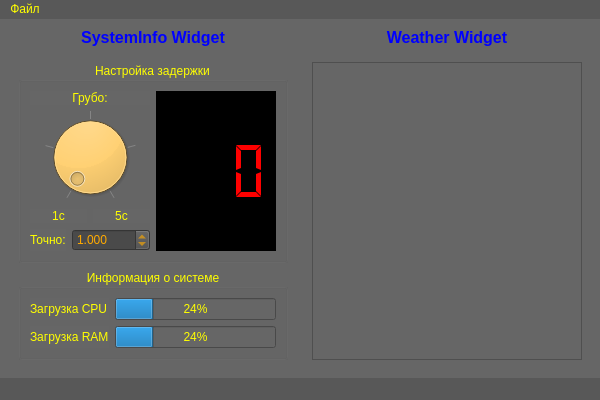
<?xml version="1.0" encoding="UTF-8"?>
<ui version="4.0">
 <class>MainWindow</class>
 <widget class="QMainWindow" name="MainWindow">
  <property name="geometry">
   <rect>
    <x>0</x>
    <y>0</y>
    <width>600</width>
    <height>400</height>
   </rect>
  </property>
  <property name="sizePolicy">
   <sizepolicy hsizetype="Preferred" vsizetype="Preferred">
    <horstretch>0</horstretch>
    <verstretch>0</verstretch>
   </sizepolicy>
  </property>
  <property name="baseSize">
   <size>
    <width>0</width>
    <height>0</height>
   </size>
  </property>
  <property name="acceptDrops">
   <bool>true</bool>
  </property>
  <property name="windowTitle">
   <string>Приложение</string>
  </property>
  <property name="toolTipDuration">
   <number>-1</number>
  </property>
  <property name="styleSheet">
   <string notr="true">background-color: rgb(102, 102, 102);
color: rgb(255, 255, 0);</string>
  </property>
  <property name="toolButtonStyle">
   <enum>Qt::ToolButtonStyle::ToolButtonIconOnly</enum>
  </property>
  <property name="documentMode">
   <bool>false</bool>
  </property>
  <property name="tabShape">
   <enum>QTabWidget::TabShape::Rounded</enum>
  </property>
  <property name="dockNestingEnabled">
   <bool>false</bool>
  </property>
  <widget class="QWidget" name="centralwidget">
   <layout class="QHBoxLayout" name="horizontalLayout_7">
    <item>
     <layout class="QVBoxLayout" name="verticalLayout_5">
      <item>
       <widget class="QLabel" name="lbl_sys_widget">
        <property name="sizePolicy">
         <sizepolicy hsizetype="Preferred" vsizetype="Fixed">
          <horstretch>0</horstretch>
          <verstretch>0</verstretch>
         </sizepolicy>
        </property>
        <property name="font">
         <font>
          <pointsize>12</pointsize>
          <bold>true</bold>
         </font>
        </property>
        <property name="styleSheet">
         <string notr="true">color: rgb(0, 0, 255);</string>
        </property>
        <property name="text">
         <string>SystemInfo Widget</string>
        </property>
        <property name="alignment">
         <set>Qt::AlignmentFlag::AlignCenter</set>
        </property>
       </widget>
      </item>
      <item>
       <widget class="QWidget" name="widget_system" native="true">
        <layout class="QHBoxLayout" name="horizontalLayout">
         <item>
          <layout class="QVBoxLayout" name="verticalLayout_4">
           <item>
            <widget class="QGroupBox" name="gb_delay_sys">
             <property name="autoFillBackground">
              <bool>false</bool>
             </property>
             <property name="styleSheet">
              <string notr="true">color: rgb(255, 255, 0);
alternate-background-color: rgb(255, 255, 0);</string>
             </property>
             <property name="title">
              <string>Настройка задержки</string>
             </property>
             <property name="alignment">
              <set>Qt::AlignmentFlag::AlignCenter</set>
             </property>
             <layout class="QHBoxLayout" name="horizontalLayout_6">
              <item>
               <layout class="QVBoxLayout" name="verticalLayout_3">
                <item>
                 <widget class="QLabel" name="lbl_rough">
                  <property name="sizePolicy">
                   <sizepolicy hsizetype="Preferred" vsizetype="Fixed">
                    <horstretch>0</horstretch>
                    <verstretch>0</verstretch>
                   </sizepolicy>
                  </property>
                  <property name="text">
                   <string>Грубо:</string>
                  </property>
                  <property name="alignment">
                   <set>Qt::AlignmentFlag::AlignCenter</set>
                  </property>
                 </widget>
                </item>
                <item>
                 <widget class="QDial" name="dial_sys">
                  <property name="styleSheet">
                   <string notr="true">background-color: rgb(255, 170, 0);</string>
                  </property>
                  <property name="minimum">
                   <number>1</number>
                  </property>
                  <property name="maximum">
                   <number>5</number>
                  </property>
                  <property name="singleStep">
                   <number>1</number>
                  </property>
                  <property name="pageStep">
                   <number>1</number>
                  </property>
                  <property name="wrapping">
                   <bool>false</bool>
                  </property>
                  <property name="notchTarget">
                   <double>5.000000000000000</double>
                  </property>
                  <property name="notchesVisible">
                   <bool>true</bool>
                  </property>
                 </widget>
                </item>
                <item>
                 <layout class="QHBoxLayout" name="horizontalLayout_5">
                  <item>
                   <widget class="QLabel" name="lbl_1sec">
                    <property name="sizePolicy">
                     <sizepolicy hsizetype="Preferred" vsizetype="Fixed">
                      <horstretch>0</horstretch>
                      <verstretch>0</verstretch>
                     </sizepolicy>
                    </property>
                    <property name="text">
                     <string>1с</string>
                    </property>
                    <property name="alignment">
                     <set>Qt::AlignmentFlag::AlignCenter</set>
                    </property>
                   </widget>
                  </item>
                  <item>
                   <widget class="QLabel" name="lbl_5sec">
                    <property name="sizePolicy">
                     <sizepolicy hsizetype="Preferred" vsizetype="Fixed">
                      <horstretch>0</horstretch>
                      <verstretch>0</verstretch>
                     </sizepolicy>
                    </property>
                    <property name="text">
                     <string>5с</string>
                    </property>
                    <property name="alignment">
                     <set>Qt::AlignmentFlag::AlignCenter</set>
                    </property>
                   </widget>
                  </item>
                 </layout>
                </item>
                <item>
                 <layout class="QHBoxLayout" name="horizontalLayout_3">
                  <item>
                   <widget class="QLabel" name="lbl_exactly">
                    <property name="sizePolicy">
                     <sizepolicy hsizetype="Preferred" vsizetype="Preferred">
                      <horstretch>0</horstretch>
                      <verstretch>0</verstretch>
                     </sizepolicy>
                    </property>
                    <property name="text">
                     <string>Точно:</string>
                    </property>
                   </widget>
                  </item>
                  <item>
                   <widget class="QDoubleSpinBox" name="spin_exactly">
                    <property name="sizePolicy">
                     <sizepolicy hsizetype="Expanding" vsizetype="Fixed">
                      <horstretch>0</horstretch>
                      <verstretch>0</verstretch>
                     </sizepolicy>
                    </property>
                    <property name="styleSheet">
                     <string notr="true">color: rgb(255, 170, 0);
background-color: rgb(74, 74, 74);
</string>
                    </property>
                    <property name="decimals">
                     <number>3</number>
                    </property>
                    <property name="minimum">
                     <double>0.100000000000000</double>
                    </property>
                    <property name="maximum">
                     <double>5.000000000000000</double>
                    </property>
                    <property name="singleStep">
                     <double>0.005000000000000</double>
                    </property>
                    <property name="value">
                     <double>1.000000000000000</double>
                    </property>
                   </widget>
                  </item>
                 </layout>
                </item>
               </layout>
              </item>
              <item>
               <widget class="QLCDNumber" name="lcd_sys">
                <property name="sizePolicy">
                 <sizepolicy hsizetype="MinimumExpanding" vsizetype="MinimumExpanding">
                  <horstretch>0</horstretch>
                  <verstretch>0</verstretch>
                 </sizepolicy>
                </property>
                <property name="layoutDirection">
                 <enum>Qt::LayoutDirection::LeftToRight</enum>
                </property>
                <property name="autoFillBackground">
                 <bool>false</bool>
                </property>
                <property name="styleSheet">
                 <string notr="true">background-color: rgb(0, 0, 0);
color: rgb(255, 0, 0);</string>
                </property>
                <property name="smallDecimalPoint">
                 <bool>true</bool>
                </property>
                <property name="digitCount">
                 <number>3</number>
                </property>
                <property name="segmentStyle">
                 <enum>QLCDNumber::SegmentStyle::Flat</enum>
                </property>
                <property name="value" stdset="0">
                 <double>0.000000000000000</double>
                </property>
               </widget>
              </item>
             </layout>
            </widget>
           </item>
           <item>
            <widget class="QGroupBox" name="gb_info_sys">
             <property name="styleSheet">
              <string notr="true">color: rgb(255, 255, 0);</string>
             </property>
             <property name="title">
              <string>Информация о системе</string>
             </property>
             <property name="alignment">
              <set>Qt::AlignmentFlag::AlignCenter</set>
             </property>
             <layout class="QHBoxLayout" name="horizontalLayout_2">
              <item>
               <layout class="QVBoxLayout" name="verticalLayout_2">
                <item>
                 <widget class="QLabel" name="lbl_cpu">
                  <property name="text">
                   <string>Загрузка CPU</string>
                  </property>
                 </widget>
                </item>
                <item>
                 <widget class="QLabel" name="lbl_ram">
                  <property name="text">
                   <string>Загрузка RAM</string>
                  </property>
                 </widget>
                </item>
               </layout>
              </item>
              <item>
               <layout class="QVBoxLayout" name="verticalLayout">
                <item>
                 <widget class="QProgressBar" name="indicator_cpu">
                  <property name="value">
                   <number>24</number>
                  </property>
                  <property name="textVisible">
                   <bool>true</bool>
                  </property>
                  <property name="orientation">
                   <enum>Qt::Orientation::Horizontal</enum>
                  </property>
                  <property name="textDirection">
                   <enum>QProgressBar::Direction::TopToBottom</enum>
                  </property>
                 </widget>
                </item>
                <item>
                 <widget class="QProgressBar" name="indicator_ram">
                  <property name="value">
                   <number>24</number>
                  </property>
                 </widget>
                </item>
               </layout>
              </item>
             </layout>
            </widget>
           </item>
          </layout>
         </item>
        </layout>
       </widget>
      </item>
     </layout>
    </item>
    <item>
     <layout class="QVBoxLayout" name="verticalLayout_6">
      <item>
       <widget class="QLabel" name="lbl_weath_widget">
        <property name="sizePolicy">
         <sizepolicy hsizetype="Preferred" vsizetype="Fixed">
          <horstretch>0</horstretch>
          <verstretch>0</verstretch>
         </sizepolicy>
        </property>
        <property name="font">
         <font>
          <pointsize>12</pointsize>
          <bold>true</bold>
         </font>
        </property>
        <property name="styleSheet">
         <string notr="true">color: rgb(0, 0, 255);</string>
        </property>
        <property name="text">
         <string>Weather Widget</string>
        </property>
        <property name="alignment">
         <set>Qt::AlignmentFlag::AlignCenter</set>
        </property>
       </widget>
      </item>
      <item>
       <widget class="QWidget" name="widget_weather" native="true">
        <layout class="QHBoxLayout" name="horizontalLayout_4">
         <item>
          <widget class="QPlainTextEdit" name="plainTextEdit"/>
         </item>
        </layout>
       </widget>
      </item>
     </layout>
    </item>
   </layout>
  </widget>
  <widget class="QMenuBar" name="menubar">
   <property name="geometry">
    <rect>
     <x>0</x>
     <y>0</y>
     <width>600</width>
     <height>22</height>
    </rect>
   </property>
   <property name="styleSheet">
    <string notr="true">background-color: rgb(88, 88, 88);</string>
   </property>
   <widget class="QMenu" name="menu">
    <property name="styleSheet">
     <string notr="true">background-color: rgb(88, 88, 88);</string>
    </property>
    <property name="tearOffEnabled">
     <bool>false</bool>
    </property>
    <property name="title">
     <string>Файл</string>
    </property>
    <property name="separatorsCollapsible">
     <bool>false</bool>
    </property>
    <property name="toolTipsVisible">
     <bool>false</bool>
    </property>
    <addaction name="exit_app_menu"/>
   </widget>
   <addaction name="menu"/>
  </widget>
  <widget class="QStatusBar" name="statusbar">
   <property name="styleSheet">
    <string notr="true">background-color: rgb(108, 108, 108);
background-color: rgb(88, 88, 88);</string>
   </property>
   <property name="sizeGripEnabled">
    <bool>true</bool>
   </property>
  </widget>
  <action name="exit_app_menu">
   <property name="checkable">
    <bool>false</bool>
   </property>
   <property name="text">
    <string>Выход</string>
   </property>
   <property name="iconVisibleInMenu">
    <bool>true</bool>
   </property>
   <property name="shortcutVisibleInContextMenu">
    <bool>true</bool>
   </property>
  </action>
 </widget>
 <resources/>
 <connections/>
</ui>
